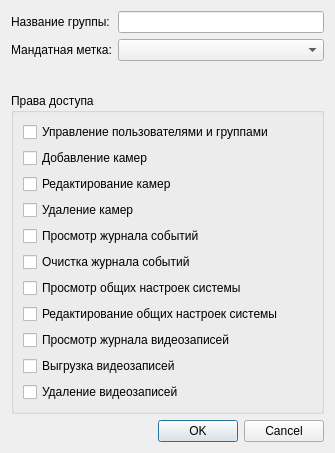
<?xml version="1.0" encoding="UTF-8"?>
<ui version="4.0">
 <class>EditMandatoryGroup</class>
 <widget class="QDialog" name="EditMandatoryGroup">
  <property name="geometry">
   <rect>
    <x>0</x>
    <y>0</y>
    <width>335</width>
    <height>453</height>
   </rect>
  </property>
  <property name="windowTitle">
   <string>Dialog</string>
  </property>
  <layout class="QGridLayout" name="gridLayout_2">
   <item row="0" column="0">
    <layout class="QFormLayout" name="NameLayout">
     <item row="0" column="0">
      <widget class="QLabel" name="GroupName_Label">
       <property name="text">
        <string>Название группы:</string>
       </property>
      </widget>
     </item>
     <item row="0" column="1">
      <widget class="QLineEdit" name="GroupName_Edit"/>
     </item>
     <item row="1" column="0">
      <widget class="QLabel" name="MandatoryMark_Label">
       <property name="text">
        <string>Мандатная метка:</string>
       </property>
      </widget>
     </item>
     <item row="1" column="1">
      <widget class="QComboBox" name="MandatoryMark_comboBox"/>
     </item>
    </layout>
   </item>
   <item row="1" column="0">
    <widget class="QGroupBox" name="Rights_groupBox">
     <property name="title">
      <string>Права доступа</string>
     </property>
     <layout class="QGridLayout" name="gridLayout">
      <item row="4" column="0">
       <widget class="QCheckBox" name="alertsView_checkBox">
        <property name="text">
         <string>Просмотр журнала событий</string>
        </property>
        <property name="checked">
         <bool>false</bool>
        </property>
       </widget>
      </item>
      <item row="5" column="0">
       <widget class="QCheckBox" name="alertsDelete_checkBox">
        <property name="text">
         <string>Очистка журнала событий</string>
        </property>
        <property name="checked">
         <bool>false</bool>
        </property>
       </widget>
      </item>
      <item row="6" column="0">
       <widget class="QCheckBox" name="generalSettingsView_checkBox">
        <property name="text">
         <string>Просмотр общих настроек системы</string>
        </property>
        <property name="checked">
         <bool>false</bool>
        </property>
       </widget>
      </item>
      <item row="0" column="0">
       <widget class="QCheckBox" name="UserControl_checkBox">
        <property name="text">
         <string>Управление пользователями и группами</string>
        </property>
        <property name="checked">
         <bool>false</bool>
        </property>
       </widget>
      </item>
      <item row="3" column="0">
       <widget class="QCheckBox" name="DeleteDevice_checkBox">
        <property name="text">
         <string>Удаление камер</string>
        </property>
        <property name="checked">
         <bool>false</bool>
        </property>
       </widget>
      </item>
      <item row="7" column="0">
       <widget class="QCheckBox" name="generalSettingsChange_checkBox">
        <property name="text">
         <string>Редактирование общих настроек системы</string>
        </property>
        <property name="checked">
         <bool>false</bool>
        </property>
       </widget>
      </item>
      <item row="2" column="0">
       <widget class="QCheckBox" name="editDevice_checkBox">
        <property name="text">
         <string>Редактирование камер</string>
        </property>
        <property name="checked">
         <bool>false</bool>
        </property>
       </widget>
      </item>
      <item row="9" column="0">
       <widget class="QCheckBox" name="VideosDecrypt_checkBox">
        <property name="text">
         <string>Выгрузка видеозаписей</string>
        </property>
        <property name="checked">
         <bool>false</bool>
        </property>
       </widget>
      </item>
      <item row="8" column="0">
       <widget class="QCheckBox" name="VideosView_checkBox">
        <property name="text">
         <string>Просмотр журнала видеозаписей</string>
        </property>
        <property name="checked">
         <bool>false</bool>
        </property>
       </widget>
      </item>
      <item row="1" column="0">
       <widget class="QCheckBox" name="AddDevice_checkBox">
        <property name="text">
         <string>Добавление камер</string>
        </property>
        <property name="checked">
         <bool>false</bool>
        </property>
       </widget>
      </item>
      <item row="10" column="0">
       <widget class="QCheckBox" name="videosDelete_checkBox">
        <property name="text">
         <string>Удаление видеозаписей</string>
        </property>
        <property name="checked">
         <bool>false</bool>
        </property>
       </widget>
      </item>
     </layout>
    </widget>
   </item>
   <item row="2" column="0">
    <widget class="QDialogButtonBox" name="buttonBox">
     <property name="standardButtons">
      <set>QDialogButtonBox::Cancel|QDialogButtonBox::Ok</set>
     </property>
    </widget>
   </item>
  </layout>
 </widget>
 <resources/>
 <connections/>
</ui>
